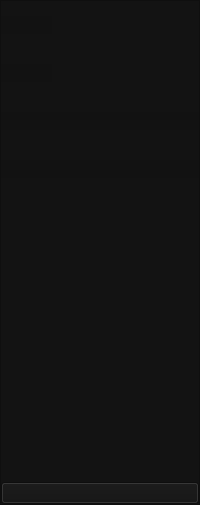
            <widget class="QFrame" name="left_menu_frame">
             <property name="minimumSize">
              <size>
               <width>55</width>
               <height>0</height>
              </size>
             </property>
             <property name="styleSheet">
              <string notr="true">background-color: rgb(19, 19, 19);</string>
             </property>
             <property name="frameShape">
              <enum>QFrame::StyledPanel</enum>
             </property>
             <property name="frameShadow">
              <enum>QFrame::Raised</enum>
             </property>
             <layout class="QVBoxLayout" name="verticalLayout_6">
              <property name="spacing">
               <number>0</number>
              </property>
              <property name="leftMargin">
               <number>0</number>
              </property>
              <property name="topMargin">
               <number>15</number>
              </property>
              <property name="rightMargin">
               <number>0</number>
              </property>
              <property name="bottomMargin">
               <number>0</number>
              </property>
              <item>
               <layout class="QVBoxLayout" name="verticalLayout_5">
                <property name="spacing">
                 <number>30</number>
                </property>
                <item>
                 <widget class="QPushButton" name="go_search_pushButton">
                  <property name="maximumSize">
                   <size>
                    <width>51</width>
                    <height>16777215</height>
                   </size>
                  </property>
                  <property name="styleSheet">
                   <string notr="true">QPushButton{
	background-color: rgb(18, 18, 18);
	border: 2px solid rgb(18, 18, 18);
}
QPushButton:hover{
	background-color: rgb(212, 212, 212);
	border: 2px solid rgb(212, 212, 212);
}</string>
                  </property>
                  <property name="text">
                   <string/>
                  </property>
                  <property name="icon">
                   <iconset>
                    <normaloff>../icons/search-icon.svg</normaloff>../icons/search-icon.svg</iconset>
                  </property>
                  <property name="iconSize">
                   <size>
                    <width>35</width>
                    <height>35</height>
                   </size>
                  </property>
                 </widget>
                </item>
                <item>
                 <widget class="QPushButton" name="go_add_pushButton">
                  <property name="maximumSize">
                   <size>
                    <width>51</width>
                    <height>16777215</height>
                   </size>
                  </property>
                  <property name="styleSheet">
                   <string notr="true">QPushButton{
	background-color: rgb(18, 18, 18);
	border: 2px solid rgb(18, 18, 18);
}
QPushButton:hover{
	background-color: rgb(212, 212, 212);
	border: 2px solid rgb(212, 212, 212);
}</string>
                  </property>
                  <property name="text">
                   <string/>
                  </property>
                  <property name="icon">
                   <iconset>
                    <normaloff>../icons/add-icon.svg</normaloff>../icons/add-icon.svg</iconset>
                  </property>
                  <property name="iconSize">
                   <size>
                    <width>35</width>
                    <height>35</height>
                   </size>
                  </property>
                 </widget>
                </item>
                <item>
                 <widget class="QPushButton" name="go_control_pushButton">
                  <property name="styleSheet">
                   <string notr="true">QPushButton{
	background-color: rgb(18, 18, 18);
	border: 2px solid rgb(18, 18, 18);
}
QPushButton:hover{
	background-color: rgb(212, 212, 212);
	border: 2px solid rgb(212, 212, 212);
}</string>
                  </property>
                  <property name="text">
                   <string/>
                  </property>
                  <property name="icon">
                   <iconset>
                    <normaloff>../icons/controlPanel-icon.svg</normaloff>../icons/controlPanel-icon.svg</iconset>
                  </property>
                  <property name="iconSize">
                   <size>
                    <width>35</width>
                    <height>35</height>
                   </size>
                  </property>
                 </widget>
                </item>
                <item>
                 <widget class="QPushButton" name="go_settings_pushButton">
                  <property name="styleSheet">
                   <string notr="true">QPushButton{
	background-color: rgb(18, 18, 18);
	border: 2px solid rgb(18, 18, 18);
}
QPushButton:hover{
	background-color: rgb(212, 212, 212);
	border: 2px solid rgb(212, 212, 212);
}</string>
                  </property>
                  <property name="text">
                   <string/>
                  </property>
                  <property name="icon">
                   <iconset>
                    <normaloff>../icons/settings-icon.svg</normaloff>../icons/settings-icon.svg</iconset>
                  </property>
                  <property name="iconSize">
                   <size>
                    <width>35</width>
                    <height>35</height>
                   </size>
                  </property>
                 </widget>
                </item>
               </layout>
              </item>
              <item>
               <spacer name="verticalSpacer_3">
                <property name="orientation">
                 <enum>Qt::Vertical</enum>
                </property>
                <property name="sizeHint" stdset="0">
                 <size>
                  <width>17</width>
                  <height>304</height>
                 </size>
                </property>
               </spacer>
              </item>
              <item>
               <widget class="QPushButton" name="signout_pushButton">
                <property name="styleSheet">
                 <string notr="true">QPushButton{
	backgroud-color: rgb(18, 18, 18);
}
QPushButton:hover{
	background-color: rgb(255, 106, 106);
}</string>
                </property>
                <property name="text">
                 <string/>
                </property>
                <property name="icon">
                 <iconset>
                  <normaloff>../icons/logout-icon.svg</normaloff>../icons/logout-icon.svg</iconset>
                </property>
                <property name="iconSize">
                 <size>
                  <width>35</width>
                  <height>35</height>
                 </size>
                </property>
               </widget>
              </item>
             </layout>
            </widget>
